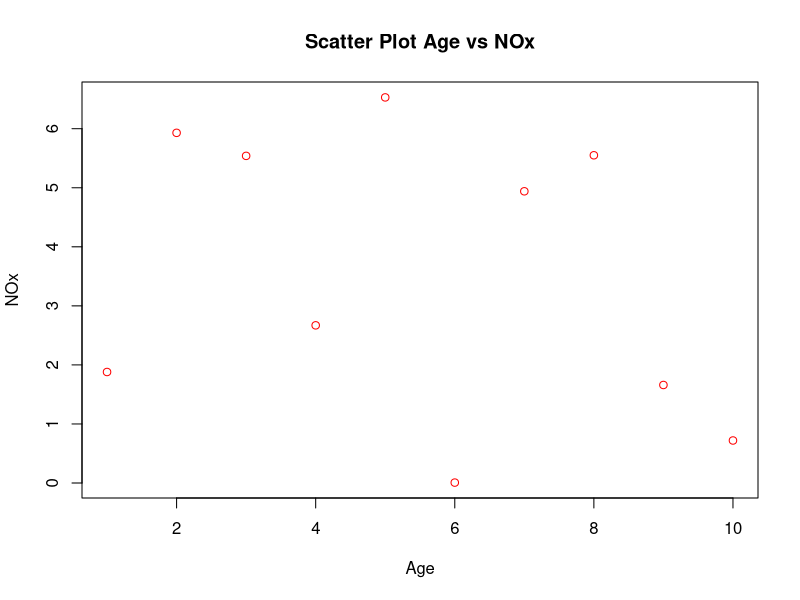
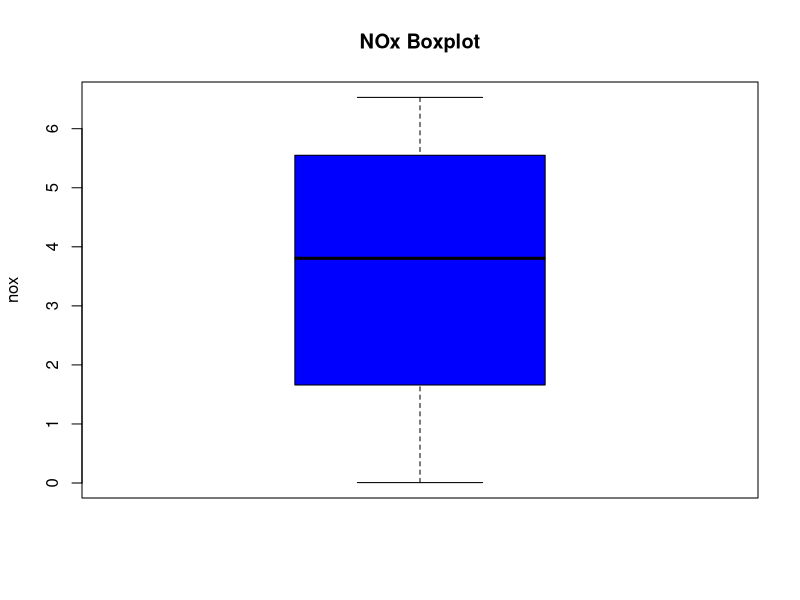
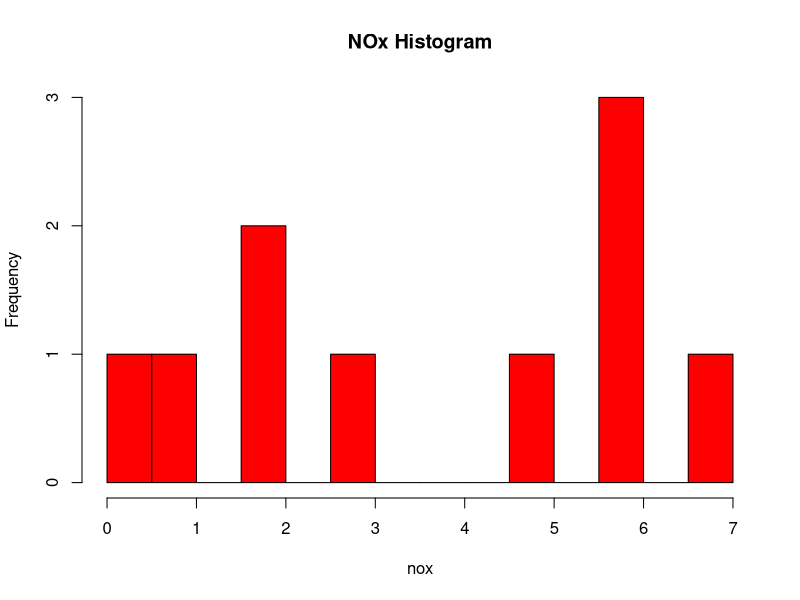

Source code (R) for these figures, in order:
## ---- chunk 1
y = c(152, 185, 180, 196, 142, 101, 149, 115, 175, 164, 141, 141, 184, 152, 148)
x1 = c(73, 93, 89, 96, 73, 53, 69, 47, 87, 79, 69, 70, 93, 79, 1)
x2 = c(80, 88, 91, 98, 66, 46, 74, 56, 79, 70, 70, 65, 95, 80, 73)
x3 = c(75, 93, 90, 100, 70, 55, 77, 0, 90, 88, 73, 74, 91, 73, 78)

###### Question 1 ######
dataFrame = data.frame(y, x1, x2, x3)
linearModel = lm(y ~ x1 + x2 + x3, data = dataFrame)
summary(linearModel)
# Y = 0.11x1 + 1.35x2 + 0.25x3 + 27.19

###### Question 2 ######
summary(linearModel)$r.squared

###### Question 3 ######
summary(linearModel)$adj.r.squared

###### Question 4 ######
linearModelResidual = resid(linearModel)
print(linearModelResidual)

###### Question 5 ######
age1 = c(1, 2, 3, 4, 5, 6, 7, 8, 9, 10)
nox = c(1.88, 5.93, 5.54, 2.67, 6.53, 0.007, 4.94, 5.55, 1.66, 0.72)

###### Question 6 ######
plot(age1, nox, main = "Scatter Plot Age vs NOx", xlab = "Age",
      ylab = "NOx", col = "red")

###### Question 7 ######
cor(age1, nox)

###### Question 8 ######
boxplot(nox, main = "NOx Boxplot", ylab = "nox", col = "blue")
hist(nox, main = "NOx Histogram", breaks = 10, col = "red")

###### Question 9 ######
mean(nox)
median(nox)
var(nox)
sd(nox)
